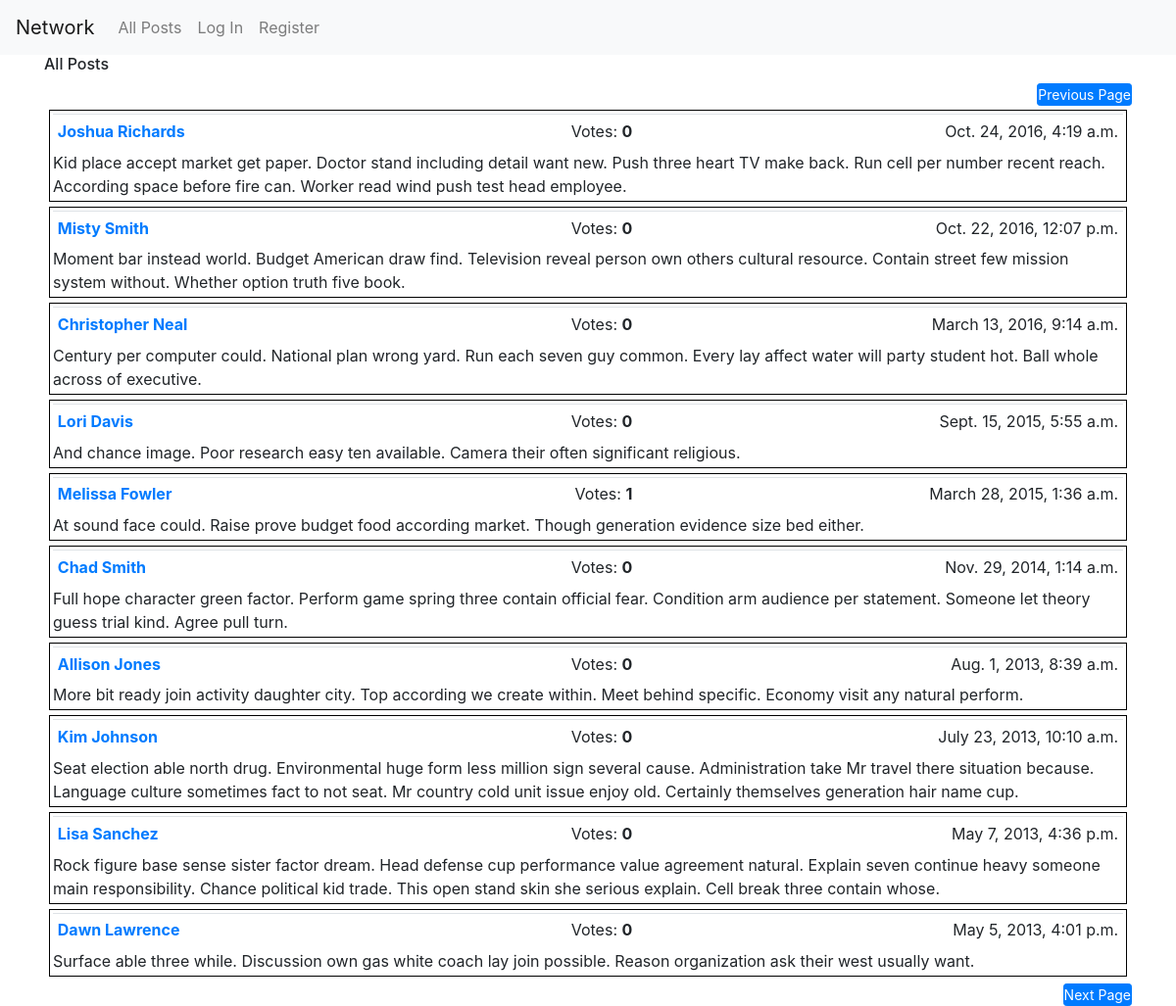
/?page=3, run on the app's committed database.
### network/models.py (models this page shows, shortened)
class Post(models.Model):
    user = models.ForeignKey("User", on_delete=models.CASCADE, related_name='posts')
    timestamp = models.DateTimeField(default=timezone.now)
    body = models.TextField(blank=False)
    class Meta:
        ordering = ["-timestamp"]

class User(AbstractUser):
    pass

### network/views.py (the view)
# urls.py: path("", views.index, name="index"),
def index(request):
    all_posts = utils.enrich(request, Post.objects.all().order_by('-timestamp'))
    paginator = Paginator(all_posts, 10)
    page_number = request.GET.get('page')
    page_obj = paginator.get_page(page_number)
    return render(request, 'network/index.html', {'page_obj': page_obj})

### network/utils.py (called while the page is built)
def enrich (request, p):
    all_posts = p.annotate(num_votes=Count("vote"))
    if request.user.is_authenticated:
        u1 = request.user
        v1 = Vote.objects.filter(user=u1).values_list('like')
        all_posts = all_posts.annotate(has_my_vote=Case(
            When(id__in=v1), then=Value(True), default=Value(False), output_field=BooleanField()
        ))
    return (all_posts)

### network/templates/network/index.html (shortened to what this page needs)
{% extends "network/layout.html" %}
{% load static %}
{% block body %}
  <div id="all-post-view">
    <h6>All Posts</h6>
  </div>
{% endblock %}

### network/templates/network/layout.html (shortened to what this page needs)
{% load static %}
<!DOCTYPE html>
<html lang="en">
    <head>
        <link rel="stylesheet" href="https://stackpath.bootstrapcdn.com/bootstrap/4.4.1/css/bootstrap.min.css">
        <link href="{% static 'network/styles.css' %}" rel="stylesheet">
    </head>
    <body>
        <nav class="navbar navbar-expand-lg navbar-light bg-light">
            <a class="navbar-brand" href="#">Network</a>
            <div>
              <ul class="navbar-nav mr-auto">
                <li class="nav-item">
                  <a class="nav-link" href="{% url 'index' %}">All Posts</a>
                </li>
                {% if user.is_authenticated %}
                    <li class="nav-item">
                        <a class="nav-link" href="{% url 'following_posts' user.id %}">Following</a>
                    </li>
                    <li class="nav-item">
                        <a class="nav-link" href="{% url 'logout' %}">Log Out</a>
                    </li>
                {% else %}
                    <li class="nav-item">
                        <a class="nav-link" href="{% url 'login' %}">Log In</a>
                    </li>
                    <li class="nav-item">
                        <a class="nav-link" href="{% url 'register' %}">Register</a>
                    </li>
                {% endif %}
              </ul>
            </div>
          </nav>
        <div class="container">
            {% block body %}
            {% endblock %}
        <div class="pagination">
          <span class="step-links">
            {% if page_obj.has_previous %}
              <span style="float: right">
                <a class="btn btn-primary btn-sm" href="?page={{ page_obj.previous_page_number }}">Previous Page</a>
              </span>
              <br>
            {% endif %}
            {% for post in page_obj %}
              <div class="posts">
                <table class = "table table1 table-sm">
                  <tr>
                      <td class="w-40"><a href="{% url 'resume' post.user.id %}">
                            <b>{{ post.user.first_name }} {{ post.user.last_name }}</b>
                          </a>
                      </td>
                      <td class="w-15" style="text-align: right" id="votes">Votes:  <b>{{ post.num_votes }}</b>&nbsp</td>
                      <td class="w-10" style="text-align: center" id="vote-btn">
                      </td>
                      <td class="w-30"><span style="float: right">{{ post.timestamp }}</span></td>
                  </tr>
                </table>
                {% if post.user.username == user.username %}
                  <div class="match" onclick="update_post(this, {{ post.id }})">
                    {{ post.body }}
                  </div>
                {% else %}
                  <div class="nomatch">
                    {{ post.body }}
                  </div>
                {% endif %}
              </div>
            {% endfor %}
            {% if page_obj.has_next %}
              <span style="float: right">
                <a class="btn btn-primary btn-sm" href="?page={{ page_obj.next_page_number }}">Next Page</a>
              </span>
            {% endif %}
          </span>
        </div>
        </div>
    </body>
</html>

### network/static/network/styles.css (style rules this page uses)
html { font-family: Arial, sans-serif; }
.posts { max-height: 100px; overflow-y: auto; padding: 3px; margin: 5px; border: 1px solid black; }
.btn { padding: 0; }
.table1 { padding: 3px; border-collapse: collapse; margin-bottom: 3px; table-layout: fixed; }
table .w-15 { width: 15%; }
table .w-30 { width: 30%; }
table .w-40 { width: 40%; }
#votes { text-align: right; }
#vote-btn { text-align: center; }

### data on the page
Post: user.first_name "Joshua", user.last_name "Richards", num_votes "0", timestamp "Oct. 24, 2016, 4:19 a.m.", body "Kid place accept market get paper. Doctor stand including detail want new. Push three heart TV make back. Run cell per number recent reach. According space before fire can. Worker read wind push test head employee."
Post: user.first_name "Misty", user.last_name "Smith", num_votes "0", timestamp "Oct. 22, 2016, 12:07 p.m.", body "Moment bar instead world. Budget American draw find. Television reveal person own others cultural resource. Contain street few mission system without. Whether option truth five book."
Post: user.first_name "Christopher", user.last_name "Neal", num_votes "0", timestamp "March 13, 2016, 9:14 a.m.", body "Century per computer could. National plan wrong yard. Run each seven guy common. Every lay affect water will party student hot. Ball whole across of executive."
Post: user.first_name "Lori", user.last_name "Davis", num_votes "0", timestamp "Sept. 15, 2015, 5:55 a.m.", body "And chance image. Poor research easy ten available. Camera their often significant religious."
Post: user.first_name "Melissa", user.last_name "Fowler", num_votes "1", timestamp "March 28, 2015, 1:36 a.m.", body "At sound face could. Raise prove budget food according market. Though generation evidence size bed either."
Post: user.first_name "Chad", user.last_name "Smith", num_votes "0", timestamp "Nov. 29, 2014, 1:14 a.m.", body "Full hope character green factor. Perform game spring three contain official fear. Condition arm audience per statement. Someone let theory guess trial kind. Agree pull turn."
Post: user.first_name "Allison", user.last_name "Jones", num_votes "0", timestamp "Aug. 1, 2013, 8:39 a.m.", body "More bit ready join activity daughter city. Top according we create within. Meet behind specific. Economy visit any natural perform."
Post: user.first_name "Kim", user.last_name "Johnson", num_votes "0", timestamp "July 23, 2013, 10:10 a.m.", body "Seat election able north drug. Environmental huge form less million sign several cause. Administration take Mr travel there situation because. Language culture sometimes fact to not seat. Mr country cold unit issue enjoy old. Certainly themselves generation hair name cup."
Post: user.first_name "Lisa", user.last_name "Sanchez", num_votes "0", timestamp "May 7, 2013, 4:36 p.m.", body "Rock figure base sense sister factor dream. Head defense cup performance value agreement natural. Explain seven continue heavy someone main responsibility. Chance political kid trade. This open stand skin she serious explain. Cell break three contain whose."
Post: user.first_name "Dawn", user.last_name "Lawrence", num_votes "0", timestamp "May 5, 2013, 4:01 p.m.", body "Surface able three while. Discussion own gas white coach lay join possible. Reason organization ask their west usually want."
